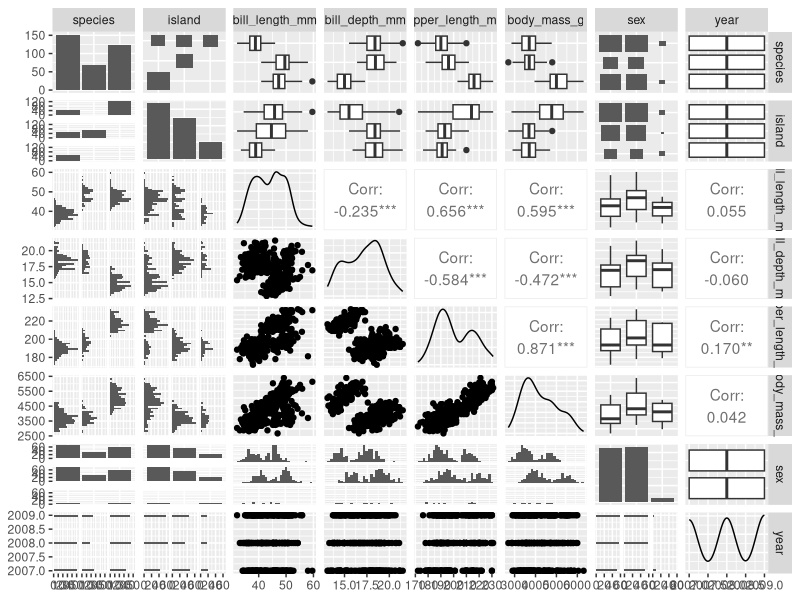
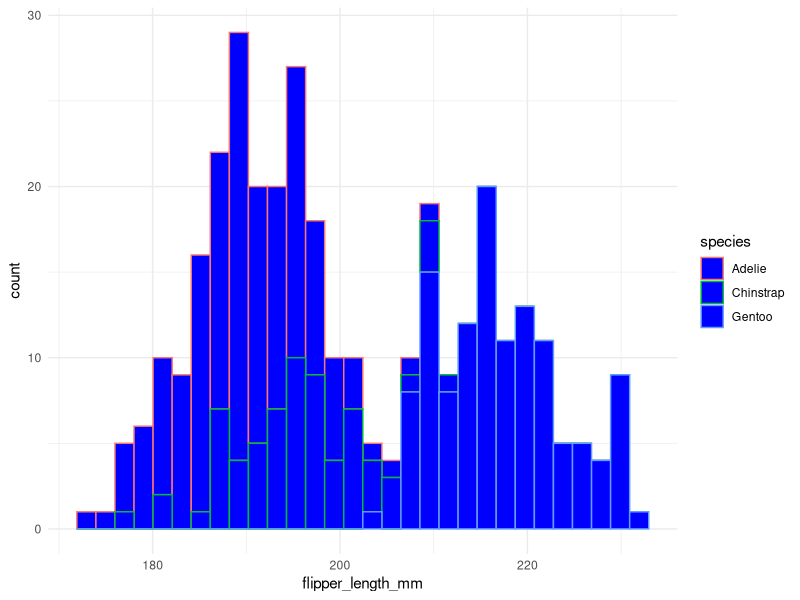
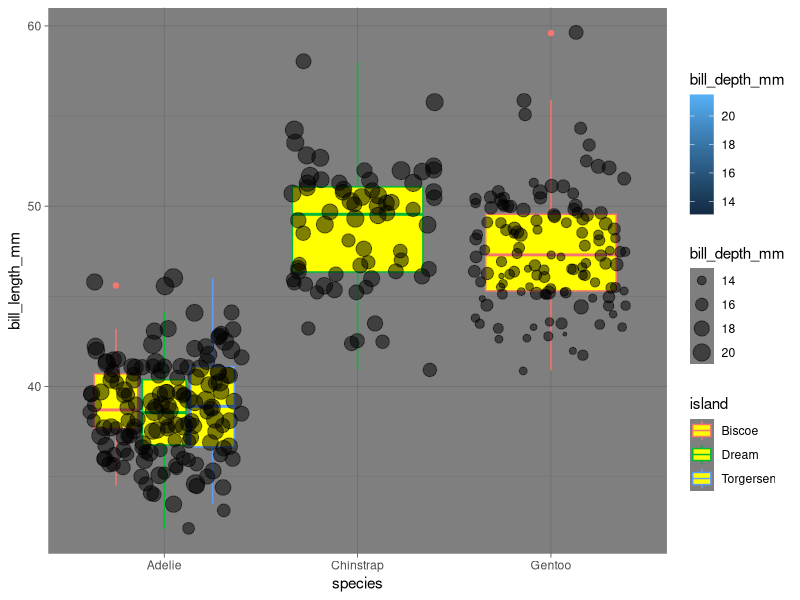

Recreate these plots in R, in order.
## ---- chunk 1
library(GGally)
library(skimr)
library(palmerpenguins)

# if you don't have all these packages use install.packages
library(tidyverse)
## ---- chunk 2
names(penguins)

dim(penguins)

head(penguins)

tail(penguins)


#a bunch of summary statistics all at once, for each variable in the data, it gives you statistics, but it doesn't show us anything about relationships. 

summary(penguins)

#doesn't allow us to explore relationships
## ---- chunk 3
skim(penguins)

#gives me number of missings, percent of completeness, SD, and percentiles and a histogram. 
## ---- chunk 4
ggpairs(penguins)

#a grid data typese to show relationships between variables among cross groups 
## ---- chunk 5
#needs three things, ggplot, what data and variables are, what type of geom im using (chart); color is outline 

ggplot(data=penguins, aes(x= flipper_length_mm))+
  geom_histogram (fill = "blue", aes(color= species) )+
  theme_minimal()
## ---- chunk 6
ggplot(data =penguins, aes(x= species, y= bill_length_mm))+
  geom_boxplot(fill = 'yellow', aes(color= island))+
  geom_jitter(  alpha= 0.5, aes(size = bill_depth_mm, fill = bill_depth_mm))+
  theme_dark()
